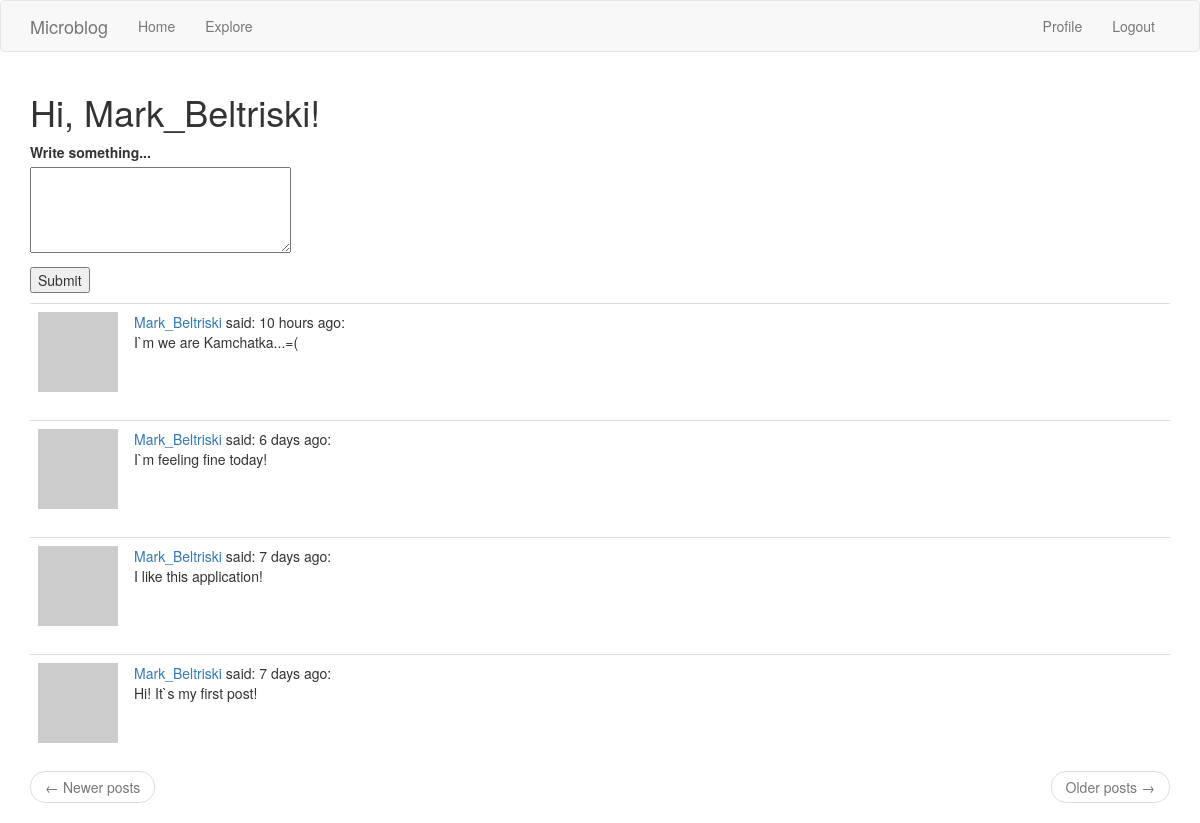
The page /index (signed in) on the database its author committed.
### app/models.py (models this page shows, shortened)
class User(UserMixin, db.Model):
    id = db.Column(db.Integer, primary_key=True)
    username = db.Column(db.String(64), index=True, unique=True)
    email = db.Column(db.String(120), index=True, unique=True)
    password_hash = db.Column(db.String(128))
    posts = db.relationship('Post', backref='author', lazy='dynamic')
    about_me = db.Column(db.String(140))
    last_seen = db.Column(db.DateTime, default=datetime.utcnow)
    followed = db.relationship(
        'User', secondary=followers,
        primaryjoin=(followers.c.follower_id == id),
        secondaryjoin=(followers.c.followed_id == id),
        backref=db.backref('followers', lazy='dynamic'), lazy='dynamic')
    def avatar(self, size):
        digest = md5(self.email.lower().encode('utf-8')).hexdigest()
        return 'https://www.gravatar.com/avatar/{}?d=identicon&s={}'.format(
            digest, size)
    def followed_posts(self):
        followed = Post.query.join(
            followers, (followers.c.followed_id == self.id)).filter(
            followers.c.follower_id == self.id)
        own = Post.query.filter_by(user_id=self.id)
        return followed.union(own).order_by(Post.timestamp.desc())

class Post(db.Model):
    id = db.Column(db.Integer, primary_key=True)
    body = db.Column(db.String(140))
    timestamp = db.Column(db.DateTime, index=True, default=datetime.utcnow)
    user_id = db.Column(db.Integer, db.ForeignKey('user.id'))

### app/main/routes.py (the view)
@bp.route('/', methods=['GET', 'POST'])
@bp.route('/index', methods=['GET', 'POST'])
@login_required
def index():
    form = PostForm()
    if form.validate_on_submit():
        post = Post(body=form.post.data, author=current_user)
        db.session.add(post)
        db.session.commit()
        flash('Your post is now live!')
        return redirect(url_for('main.index'))
    page = request.args.get('page', 1, type=int)
    posts = current_user.followed_posts().paginate(
        page, current_app.config['POST_PER_PAGE'], False)
    next_url = url_for('main.index', page=posts.next_num) \
        if posts.has_next else None
    prev_url = url_for('main.index', page=posts.prev_num) \
        if posts.has_prev else None
    return render_template('index.html', title='Home Page', form=form,
                           posts=posts.items, next_url=next_url, prev_url=prev_url)

### app/main/forms.py
class PostForm(FlaskForm):
    post = TextAreaField('Write something...', validators=[
        DataRequired(), Length(min=1, max=140)])
    submit = SubmitField('Submit')

### app/main/routes.py (called while the page is built)
@bp.before_request
def before_request():
    if current_user.is_authenticated:
        current_user.last_seen = datetime.utcnow()
        db.session.commit()

### app/models.py (called while the page is built)
@login.user_loader
def load_user(id):
    return User.query.get(int(id))

### app/templates/index.html (shortened to what this page needs)
{% extends "base.html" %}
{% import 'bootstrap/wtf.html' as wtf %}
{% block app_content %}
    <h1>Hi, {{ current_user.username }}!</h1>
    {% if form %}
    <form action="" method="post">
        <p>
            {{ form.post.label }}<br>
            {{ form.post(cols=32, rows=4) }}<br>
        </p>
        <p>{{ form.submit() }}</p>
    </form>
    {% endif %}
     {% for post in posts %}
        {% include '_post.html' %}
    {% endfor %}
    <nav aria-label="...">
        <ul class="pager">
            <li class="previous{% if not prev_url %} disabled{% endif %}">
                <a href="{{ prev_url or '#' }}">
                    <span aria-hidden="true">&larr;</span> Newer posts
                </a>
            </li>
            <li class="next{% if not next_url %} disabled{% endif %}">
                <a href="{{ next_url or '#' }}">
                    Older posts <span aria-hidden="true">&rarr;</span>
                </a>
            </li>
        </ul>
    </nav>
{% endblock %}

### app/templates/_post.html
<table class="table table-hover">
    <tr valign="top">
        <td width="70px">
        <a href="{{ url_for('user', username=post.author.username) }}">
            <img src="{{ post.author.avatar(70) }}" />
        </a>
    <td>
        <a href="{{ url_for('user', username=post.author.username) }}">
        {{ post.author.username }}
        </a>
        said: {{ moment(post.timestamp).fromNow() }}:
        <br>
        {{ post.body }}
    </td>
    </tr>
</table>

### rows shown on the page
User: username "Mark_Beltriski"
Post: author.username "Mark_Beltriski", timestamp "10 hours ago", body "I`m we are Kamchatka...=("
Post: author.username "Mark_Beltriski", timestamp "6 days ago", body "I`m feeling fine today!"
Post: author.username "Mark_Beltriski", timestamp "7 days ago", body "I like this application!"
Post: author.username "Mark_Beltriski", timestamp "7 days ago", body "Hi! It`s my first post!"
